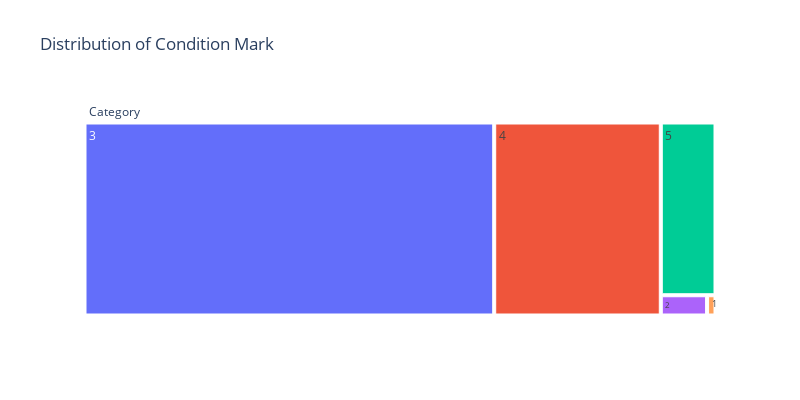

Here is the notebook cell this chart was saved with:
### Code cell
# PHÂN BỔ NHÀ THEO ĐIỂM ĐIỀU KIỆN
house_condition_count = df.groupby('condition')['id'].count()
house_condition_percent = []
for number in house_condition_count:
    ratio = round(number/len(df['id'])*100, 2)
    house_condition_percent.append(ratio)

condition = []
for percent, id in house_condition_count.items():
    condition.append(percent)

import plotly.graph_objects as go

fig = go.Figure(go.Treemap(labels=condition, parents=[" Category"] * len(condition), values=house_condition_percent))
fig.update_layout(title="Distribution of Condition Mark", width=800, height=400)
fig.show()

### Figure 1 — Plotly figure (JSON) as saved in the notebook; plotly's stock layout.template omitted (floating-point values rounded to 4 significant figures)
{"data": [{"labels": [1, 2, 3, 4, 5], "parents": [" Category", " Category", " Category", " Category", " Category"], "type": "treemap", "values": [0.14, 0.77, 64.93, 26.4, 7.76]}], "layout": {"height": 400, "title": {"text": "Distribution of Condition Mark"}, "width": 800}}
